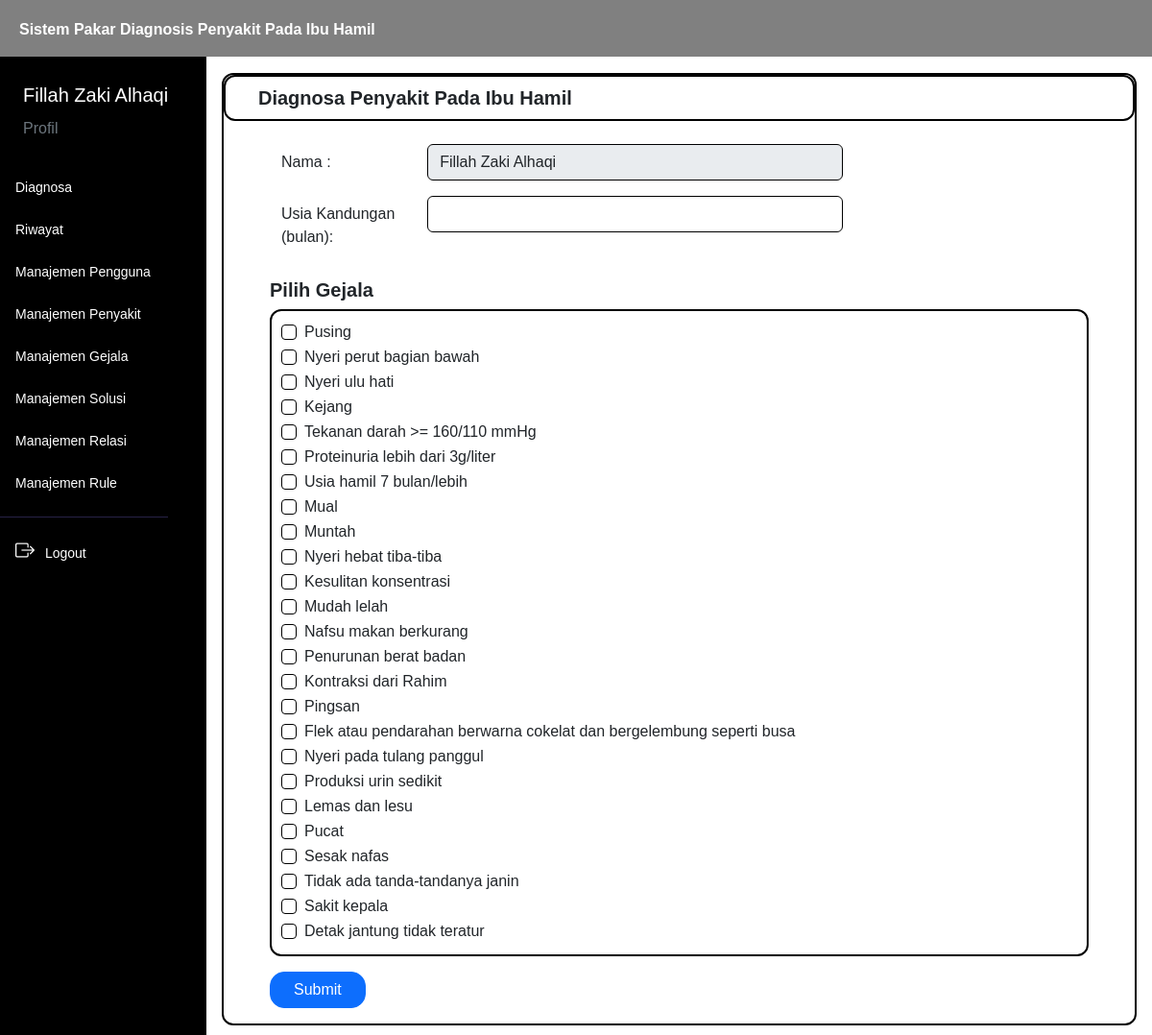
The page /diagnosa/index.php (signed in) on the database its author committed.
### tables this page shows
CREATE TABLE `user` (
  `iduser` int(11) NOT NULL,
  `username` varchar(50) NOT NULL,
  `password` varchar(100) NOT NULL,
  `nama` varchar(50) NOT NULL,
  `email` varchar(50) NOT NULL,
  `level` varchar(40) NOT NULL
);

CREATE TABLE `gejala` (
  `idgejala` int(11) NOT NULL,
  `kode_gejala` varchar(45) NOT NULL,
  `nama_gejala` text NOT NULL
);

### controller/main.php (called while the page is built, shortened)
<?php
$conn = mysqli_connect("localhost", "root", "", "kehamilan");
function query($query)
{
    global $conn;
    $result = mysqli_query($conn, $query);
    $rows = [];
    while ($row = mysqli_fetch_assoc($result)) {
        $rows[] = $row;
    }
    return $rows;
}
function dekripsi($kata)
{
    $string = base64_decode($kata);
    $key = substr($string, 0, 44);
    $enkripsi = substr($string, 44);
    $hasil = openssl_decrypt($enkripsi, 'AES-256-CBC', $key, 0, substr($key, 0, 16));
    return $hasil;
}
function cari_user() {
    $id = dekripsi($_COOKIE['SPKehamilan']);
    $user = query("SELECT * FROM user WHERE iduser = $id")[0];
    return $user;
}
function validasi_admin()
{
    $id = dekripsi($_COOKIE['SPKehamilan']);
    $cek = query("SELECT * FROM user WHERE iduser = $id")[0];
}
?>

### diagnosa/index.php (the view, shortened to what this page needs)
<?php
    $gejala = query("SELECT * FROM gejala");
?>
<html lang="en">
<head>
    <link href="https://cdn.jsdelivr.net/npm/bootstrap@5.3.0/dist/css/bootstrap.min.css" rel="stylesheet"
>
    <link rel="stylesheet" href="https://cdn.jsdelivr.net/npm/bootstrap-icons@1.10.5/font/bootstrap-icons.css">
    <link rel="stylesheet" href="../style.css">
</head>
<body>
    <div class="content">
        <?php
        require_once('../navbar/navbar.php');
        ?>
        <div class="main-container m-0">
            <div class="d-flex">
                <?php
                if ($user['level'] === "User") {
                    require_once('../navbar/sidebar_user.php');
                } elseif ($user['level'] === "Admin") {
                    require_once('../navbar/sidebar.php');
                } else {
                    echo "
                        <script>
                            document.location.href='../logout.php';
                        </script>
                    ";
                }
                ?>
                <div class="contents px-3 py-3">
                    <div class="box">
                        <div class="box1">
                            <h5 class="text-dark mb-0 ms-4 fw-bold">
                                Diagnosa Penyakit Pada Ibu Hamil
                            </h5>
                        </div>
                        <form method="post" action="">
                            <div class="mb-3 mt-4 row ms-5">
                                <label for="inputName" class="col-sm-2 col-form-label">Nama :</label>
                                <div class="col-sm-6">
                                    <input type="text" class="form-control" id="inputName" value="<?= $user['nama']; ?>" disabled>
                                </div>
                            </div>
                            <div class="mb-3 mt-3 row ms-5">
                                <label for="inputUsia" class="col-sm-2 col-form-label">Usia Kandungan (bulan):</label>
                                <div class="col-sm-6">
                                    <input type="number" class="form-control" id="inputUsia" name="usia_kandungan">
                                </div>
                            </div>
                            <h5 class=" fw-bold ms-5 mt-4">Pilih Gejala</h5>
                            <div class="box1 mx-5">
                                <?php foreach($gejala as $g) : ?>
                                    <div class="form-check">
                                        <input class="form-check-input" type="checkbox" value="1" id="<?= $g['kode_gejala']; ?>" name="<?= $g['kode_gejala']; ?>">
                                        <label class="form-check-label" for="<?= $g['kode_gejala']; ?>">
                                            <?= $g['nama_gejala']; ?>
                                        </label>
                                    </div>
                                <?php endforeach; ?>
                            </div>
                            <button type="submit" class="btn btn-primary ms-5 mt-3 px-4"
                                style="border-radius: 15px;" name="submit">Submit</button>
                        </form>
                    </div>
                </div>
            </div>
        </div>
    </div>
</body>
</html>

### navbar/sidebar.php
<?php
validasi_admin();
?>
<div class="sidebar" id="side_nav">
    <div class="content-side">
        <div class="profil pt-4">
            <span class="text-white ms-4 fs-5">
                <?= $user['nama']; ?>
            </span>
            <div class="ms-4 mt-2">
                <a class="text-decoration-none text-secondary" href="../menu/profil.php">Profil</a>
            </div>
        </div>
        <div class="">
            <ul class="list-unstyled pt-4 fw-medium">
                <li class="">
                    <a href="../diagnosa" class="text-decoration-none d-block">
                        <span>Diagnosa</span>
                    </a>
                </li>
                <li class="">
                    <a href="../menu/riwayat.php" class="text-decoration-none d-block">
                        <span>Riwayat</span>
                    </a>
                </li>
                <li class="">
                    <a href="../menu/manaj_pengguna.php" class="text-decoration-none d-block">
                        <span>Manajemen Pengguna</span>
                    </a>
                </li>
                <li class="">
                    <a href="../menu/manaj_penyakit.php" class="text-decoration-none d-block">
                        <span>Manajemen Penyakit</span>
                    </a>
                </li>
                <li class="">
                    <a href="../menu/manaj_gejala.php" class="text-decoration-none d-block">
                        <span>Manajemen Gejala</span>
                    </a>
                </li>
                <li class="">
                    <a href="../menu/manaj_solusi.php" class="text-decoration-none d-block">
                        <span>Manajemen Solusi</span>
                    </a>
                </li>
                <li class="">
                    <a href="../menu/manaj_relasi.php" class="text-decoration-none d-block">
                        <span>Manajemen Relasi</span>
                    </a>
                </li>
                <li class="">
                    <a href="../menu/manaj_rule.php" class="text-decoration-none d-block">
                        <span>Manajemen Rule</span>
                    </a>
                </li>
            </ul>
        </div>
        <hr class="hr-color">
        <ul class="list-unstyled fw-medium pb-5">
            <li>
                <a href="../logout.php" class="text-decoration-none d-block">
                    <i class="bi bi-box-arrow-right fs-5"></i>
                    <span>Logout</span>
                </a>
            </li>
        </ul>
    </div>
</div>

### style.css (style rules this page uses)
* { font-family: "Chakra Petch", sans-serif; }
body { background: white; margin: 0; padding: 0; border: 0; }
.content { min-height: 100vh; width: 100%; }
.sidebar { background: black; min-width: 215px; max-width: 215px; transition: all ease-in 0.3s; min-height: 100vh; }
hr.hr-color { color: #272247; opacity: 1; }
.sidebar ul { padding: 0 11px; }
.sidebar li { margin: 7px 0; }
.sidebar li a { color: white; padding: 8px 5px; font-size: 14px; margin-left: 0; }
.sidebar li i { margin-right: 7px; }
.content-side { position: fixed; margin-top: 60px; }
.contents { width: 100%; margin-top: 60px; }
.box { border: black solid 2px; border-radius: 12px; height: 100%; }
.box1 { border: black solid 2px; border-radius: 12px; padding: 10px; }
.contents input { border-color: black; }

### rows shown on the page
user: nama "Fillah Zaki Alhaqi"
gejala: nama_gejala "Pusing"
gejala: nama_gejala "Nyeri perut bagian bawah"
gejala: nama_gejala "Nyeri ulu hati"
gejala: nama_gejala "Kejang"
gejala: nama_gejala "Tekanan darah >= 160/110 mmHg"
gejala: nama_gejala "Proteinuria lebih dari 3g/liter"
gejala: nama_gejala "Usia hamil 7 bulan/lebih"
gejala: nama_gejala "Mual"
gejala: nama_gejala "Muntah"
gejala: nama_gejala "Nyeri hebat tiba-tiba"
gejala: nama_gejala "Kesulitan konsentrasi"
gejala: nama_gejala "Mudah lelah"
gejala: nama_gejala "Nafsu makan berkurang"
gejala: nama_gejala "Penurunan berat badan"
gejala: nama_gejala "Kontraksi dari Rahim"
gejala: nama_gejala "Pingsan"
gejala: nama_gejala "Flek atau pendarahan berwarna cokelat dan bergelembung seperti busa"
gejala: nama_gejala "Nyeri pada tulang panggul"
gejala: nama_gejala "Produksi urin sedikit"
gejala: nama_gejala "Lemas dan lesu"
gejala: nama_gejala "Pucat"
gejala: nama_gejala "Sesak nafas"
gejala: nama_gejala "Tidak ada tanda-tandanya janin"
gejala: nama_gejala "Sakit kepala"
gejala: nama_gejala "Detak jantung tidak teratur"
